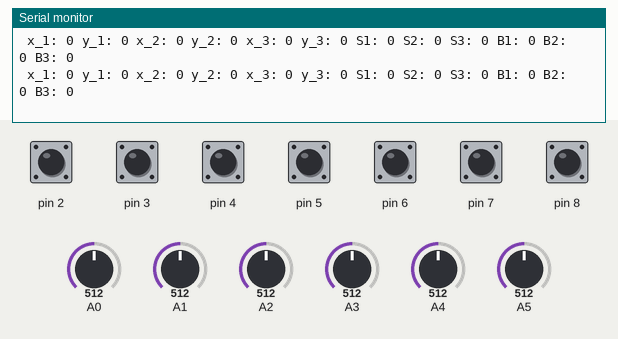
Bench run of a sketch on a simulated Arduino Uno, built with avr-gcc and run on an emulated ATmega328P. On the bench: the last lines printed to the serial monitor. Inputs (shaded band) come from the test bench; at power-on: pin 2–8 HIGH, A0 = 512, A1 = 512, A2 = 512, A3 = 512, A4 = 512, A5 = 512. No radio packets arrive unless stated.

Above: at 1.2 s.
1.3 s: A0 set to 557
At 1.9 s:
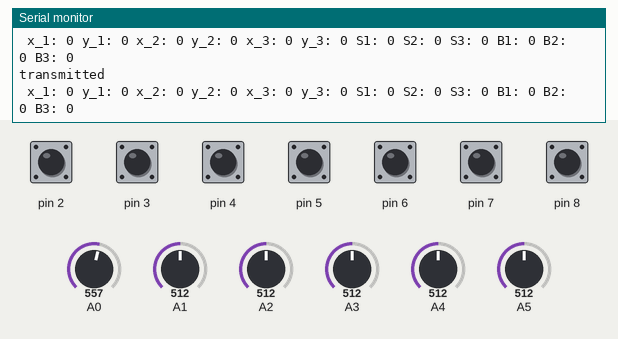
4.3 s: A0 set to 584
At 5.4 s:
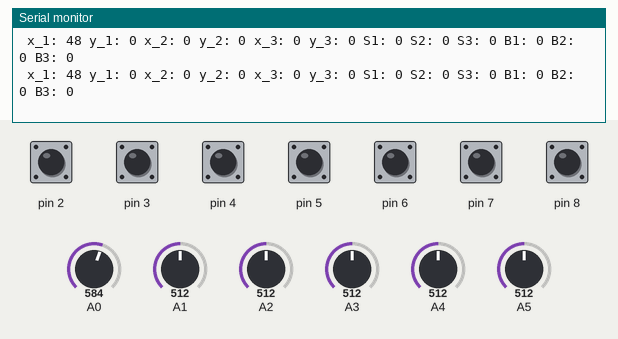
7.3 s: A1 set to 555
At 8.1 s:
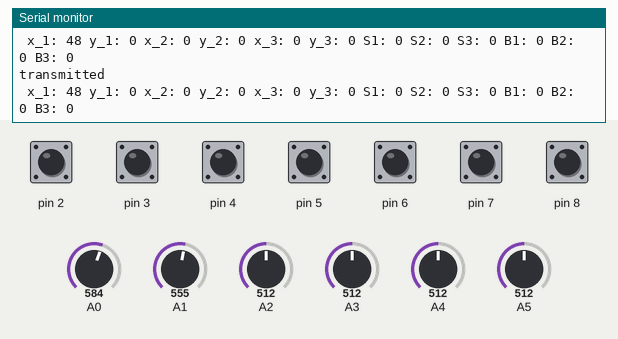
10.3 s: A1 set to 577
At 11.2 s:
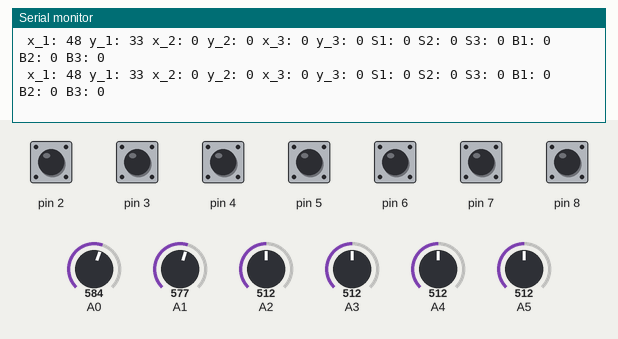

Measured:
- after the input at 4.3 s, the serial monitor: prints a new line at once (image 2)
- after the input at 10.3 s, the serial monitor: prints a new line at once (image 4)

The sketch:

RemoteControllerLab.ino
```cpp
// stick 1 is connected to A0, A1
// calibrate button is connected to 2 pullup

#include "SPI.h"
#include "RF24.h"
#include "nRF24L01.h"

RF24 radio(10, 9);

const byte address[6] = "00069";

//NRF24L01 buffer limit is 32 bytes (max struct size)

struct Payload {
	long stick_1[2] = {0, 0};
  long stick_2[2] = {0, 0};
  long stick_3[2] = {0, 0};
  bool button_S1 = false;
  bool button_S2 = false;
  bool button_S3 = false;
  bool button_1 = false;
  bool button_2 = false;
  bool button_3 = false;
};

Payload payload;

long stick_1[] = {0, 0};
long stick_2[] = {0, 0};
long stick_3[] = {0, 0};

int zeros_1[] = {512, 512};
int zeros_2[] = {512, 512};
int zeros_3[] = {512, 512};

bool button_S1 = false;
bool button_S2 = false;
bool button_S3 = false;
bool button_1 = false;
bool button_2 = false;
bool button_3 = false;

void calibrate() {
  zeros_1[0] = analogRead(A0);
  zeros_1[1] = analogRead(A1);
  zeros_2[0] = analogRead(A2);
  zeros_2[1] = analogRead(A3);
  zeros_3[0] = analogRead(A4);
  zeros_3[1] = analogRead(A5);
}

void setup() {

  pinMode(A0, INPUT);
  pinMode(A1, INPUT);
  pinMode(A2, INPUT);
  pinMode(A3, INPUT);
  pinMode(A4, INPUT);
  pinMode(A5, INPUT);

  pinMode(2, INPUT_PULLUP);
  pinMode(3, INPUT_PULLUP);
  pinMode(4, INPUT_PULLUP);
  pinMode(5, INPUT_PULLUP);

  pinMode(6, INPUT_PULLUP);
  pinMode(7, INPUT_PULLUP);
  pinMode(8, INPUT_PULLUP);

  Serial.begin(115200);
  radio.begin();
  radio.setAutoAck(false);
  radio.setDataRate(RF24_250KBPS);
  radio.setPALevel(RF24_PA_MAX);
  radio.setPayloadSize(sizeof(payload));
  radio.openWritingPipe(address);
	radio.stopListening();
}

void deadzone(long* stick, int* zeros, int zone) {
  for(int i = 0; i < 2; i++) {
    stick[i] = stick[i] - zeros[i];
    if (stick[i] > 0) {
      stick[i] = stick[i] >= zone ? stick[i] - zone : 0;
    } else if (stick[i] < 0) {
      stick[i] = stick[i] <= -zone ? stick[i] + zone : 0;
    }
    if (stick[i] > 0) {
      stick[i] *= 1024;
      stick[i] /= 1023 - zeros[i] - zone;
    } else if (stick[i] < 0) {
      stick[i] *= 1024;
      stick[i] /= zeros[i] - zone;
    }
  }
}

unsigned long button_wait_start = 0;
unsigned long button_wait_time = 100;

unsigned long transmission_interval = 50;
unsigned long last_transmission = 0;

void transmit() {
  payload.stick_1[0] = -stick_1[0];
  payload.stick_1[1] = -stick_1[1];
  payload.stick_2[0] = -stick_2[0];
  payload.stick_2[1] = -stick_2[1];
  payload.stick_3[0] = -stick_3[0];
  payload.stick_3[1] = -stick_3[1];
  payload.button_S1 = button_S1;
  payload.button_S2 = button_S2;
  payload.button_S3 = button_S3;
  payload.button_1 = button_1;
  payload.button_2 = button_2;
  payload.button_3 = button_3;
  radio.write(&payload, sizeof(payload));
}

void loop() {

  if (millis() - button_wait_start > button_wait_time && !digitalRead(2)) {
    button_wait_start = millis();
    calibrate();
  }

  stick_1[0] = analogRead(A0);
  stick_1[1] = analogRead(A1);
  stick_2[0] = analogRead(A2);
  stick_2[1] = analogRead(A3);
  stick_3[0] = analogRead(A4);
  stick_3[1] = analogRead(A5);
  button_S1 = !digitalRead(3);
  button_S2 = !digitalRead(4);
  button_S3 = !digitalRead(5);
  button_1 = !digitalRead(6);
  button_2 = !digitalRead(7);
  button_3 = !digitalRead(8);
  deadzone(stick_1, zeros_1, 50);
  deadzone(stick_2, zeros_2, 50);
  deadzone(stick_3, zeros_3, 50);
  //*
  Serial.print(" x_1: ");
  Serial.print(stick_1[0]);
  Serial.print(" y_1: ");
  Serial.print(stick_1[1]);
  Serial.print(" x_2: ");
  Serial.print(stick_2[0]);
  Serial.print(" y_2: ");
  Serial.print(stick_2[1]);
  Serial.print(" x_3: ");
  Serial.print(stick_3[0]);
  Serial.print(" y_3: ");
  Serial.print(stick_3[1]);
  Serial.print(" S1: ");
  Serial.print(button_S1);
  Serial.print(" S2: ");
  Serial.print(button_S2);
  Serial.print(" S3: ");
  Serial.print(button_S3);
  Serial.print(" B1: ");
  Serial.print(button_1);
  Serial.print(" B2: ");
  Serial.print(button_2);
  Serial.print(" B3: ");
  Serial.print(button_3);
  Serial.println();
  //*/
  if (millis() - last_transmission > transmission_interval) {
    last_transmission = millis();
    transmit();
    Serial.println("transmitted");
  }
}
```
